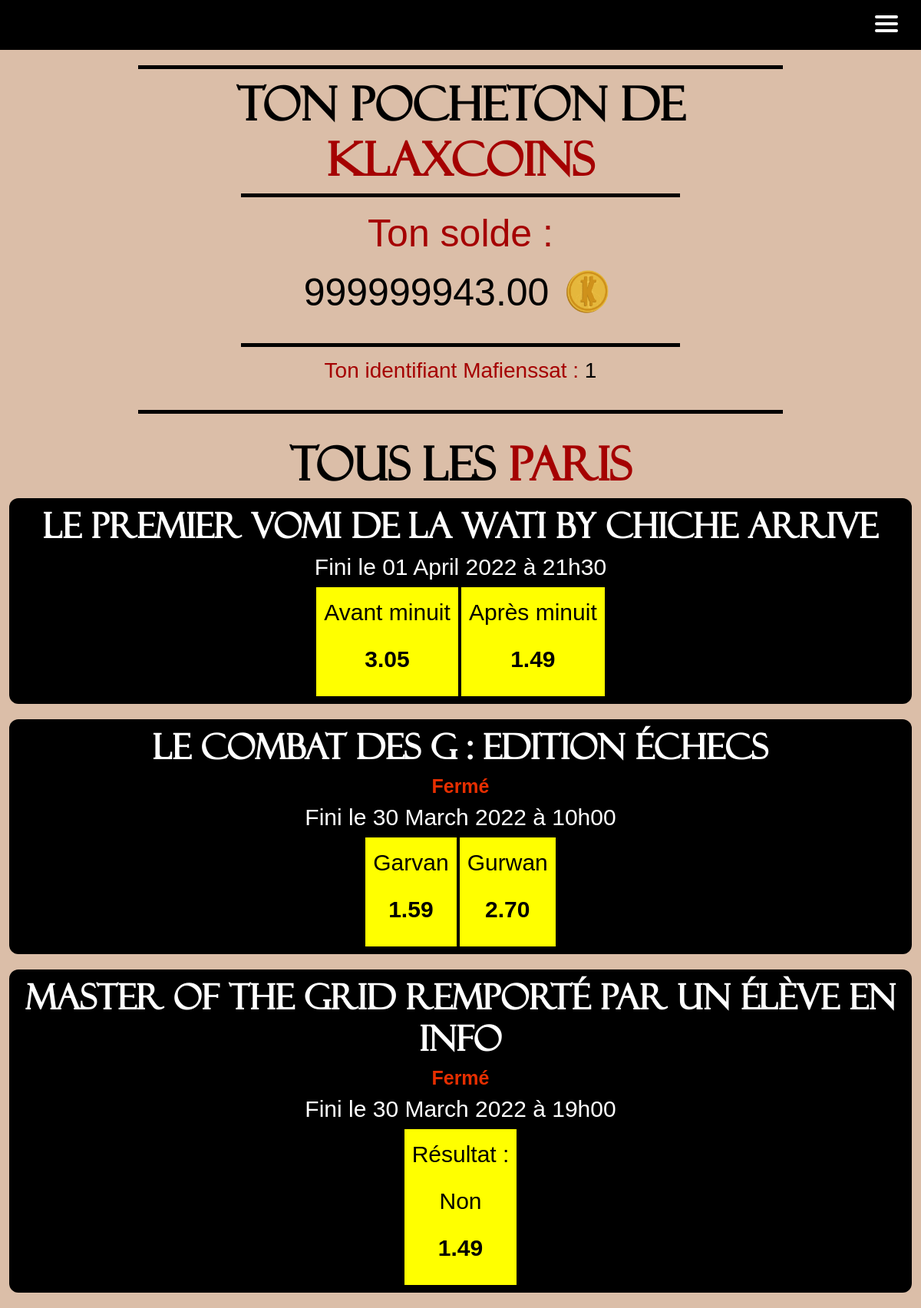
Screenshot of /home_betKlax/betKlax/ (signed in) with the database file from the repository.
### main_app/models.py (models this page shows)
class User(AbstractUser):
    id = models.AutoField(primary_key=True, unique=True)
    first_name = models.CharField(max_length=30)
    last_name = models.CharField(max_length=30)
    username = models.CharField(max_length=20, unique=True)
    email = models.EmailField(unique=True, default="@enssat.fr")
    SECTOR = (
        ('INFO', 'Informatique'),
        ('PHOT', 'Photonique'),
        ('SNUM', 'Systèmes numériques'),
        ('IMR', 'IMR')
    )
    sector = models.CharField(max_length=4, choices=SECTOR, blank=True, help_text='Donne moi ta filière bro')
    created = models.DateTimeField(auto_now_add=True)
    updated = models.DateTimeField(auto_now=True)
    klax_coins = models.DecimalField(max_digits=12, decimal_places=2, default=100.00)
    activate = models.BooleanField(default=False)
    from_list = models.BooleanField(default=False)
    USERNAME_FIELD = 'email'
    REQUIRED_FIELDS = ['username']

class Bets(models.Model):
    id = models.AutoField(primary_key=True, unique=True)
    bet_name = models.CharField(max_length=256, unique=True)
    win_rate = models.DecimalField(max_digits=4, decimal_places=2, default=2.00)
    win_vote = models.IntegerField(default=0)
    win_gains = models.DecimalField(max_digits=12, decimal_places=2, default=1.00)
    win_name = models.CharField(max_length=128, null=False, default="Oui")
    lose_rate = models.DecimalField(max_digits=4, decimal_places=2, default=2.00)
    lose_vote = models.IntegerField(default=0)
    lose_gains = models.DecimalField(max_digits=12, decimal_places=2, default=1.00)
    lose_name = models.CharField(max_length=128, null=False, default="Non")
    created = models.DateTimeField(auto_now_add=True)
    ended = models.DateTimeField(help_text='YYYY-MM-DD HH:MM:SS')
    visible = models.BooleanField(default=False)
    closed_bet = models.BooleanField(default=False)
    RESULT = (
        ('W', 'Win'),
        ('L', 'Lose')
    )
    result = models.CharField(max_length=1, choices=RESULT, blank=False)

### main_app/views.py (the view)
# urls.py: path("home_betKlax/betKlax/", views.betKlax, name="betKlax"),
def betKlax(request):
    try:
        bets_done = StoreBets.objects.filter(user_id_id=request.user.id, closed_bet=False)
        bet = []
        for b in bets_done:
            bet.append(b.bet_id_id)
        bets = Bets.objects.exclude(id__in=bet).order_by("-id")
        user = User.objects.get(pk=request.user.id)
    except User.DoesNotExist:
        bets = Bets.objects.all()
        user = None
    return render(request, 'bets/betKlax.html', {'bets': bets, 'user': user})

### templates/bets/betKlax.html (shortened to what this page needs)
{% extends 'main.html' %}
{% block content %}
{% load static %}
{% load bootstrap5 %}
{% bootstrap_css %}
{% include 'nav.html' %}
{% if user %}
    <div class="container-fluid" id="wallet">
        <h1>Ton pocheton de <span>Klaxcoins</span></h1>
          {% if user.klax_coins > 0 %}
              <div>
                  <p><span>Ton solde : </span>{{ user.klax_coins }} <img class="img-fluid" height="75" width="75" src="{% static 'klax_or.png' %}" alt=""/></p>
                  <p style="font-size: 28px;"><span>Ton identifiant Mafienssat : </span> {{user.id}} </p>
              </div>
          {% else %}
              <div>
                  <p><span>Time to soudoyer</span> car là tu n'as aucun <img class="img-fluid" height="75" width="75" src="{% static 'klax_or.png' %}" alt=""/> à parier</p>
              </div>
          {% endif %}
    </div>
{% endif %}
<div class="container-fluid" id="betklax-pages">
    <h1 style="text-align: center; margin-top:20px">Tous les <span>paris</span></h1>
    {% for bet in bets %}
        {% if bet.visible %}
            <div class="div-du-bet">
                <h3>{{ bet.bet_name }}</h3>
                {% if bet.closed_bet %}
                    <h4 style="color: #e62e00; font-weight: bold">Fermé</h4>
                {% endif %}
                <h5>Fini le {{bet.ended | date:"d"}} {{bet.ended  | date:"F"}} {{bet.ended  | date:"o"}} à {{bet.ended | date:"H"}}h{{bet.ended | date:"i"}}</h5>
                {% if request.user.is_authenticated and not bet.closed_bet and not bet.result %}
                    <a class="button_rate" href="{% url "makeBetW" bet.id %}" id="makeBetW{{ bet.id }}">
                        <p id="label">{{ bet.win_name }}</p>
                        <p id="rate">{{ bet.win_rate }}</p>
                    </a>
                    <a class="button_rate" href="{% url "makeBetL" bet.id %}" id="makeBetL{{ bet.id }}">
                        <p id="label">{{ bet.lose_name }}</p>
                        <p id="rate">{{ bet.lose_rate }}</p>
                    </a>
                {% elif bet.result %}
                    {% if bet.result == 'W' %}
                        <div class="button_rate">
                            <p id="label">Résultat :</p>
                            <p id="label">{{ bet.win_name }}</p>
                            <p id="rate">{{ bet.win_rate }}</p>
                        </div>
                    {% else %}
                        <div class="button_rate">
                            <p id="label">Résultat :</p>
                            <p id="label">{{ bet.lose_name }}</p>
                            <p id="rate">{{ bet.lose_rate }}</p>
                        </div>
                    {% endif %}
                {% else %}
                    <div class="button_rate">
                        <p id="label">{{ bet.win_name }}</p>
                        <p id="rate">{{ bet.win_rate }}</p>
                    </div>
                    <div class="button_rate">
                        <p id="label">{{ bet.lose_name }}</p>
                        <p id="rate">{{ bet.lose_rate }}</p>
                    </div>
                {% endif %}
            </div>
        {% endif %}
    {% endfor %}
</div>
{% endblock %}

### static/styles/style.css (style rules this page uses)
body { background-color: #dbbea8; color: black; }
* { cursor:url(https://i.ibb.co/2Whsx1h/klaxicon-5.png) 25 15, auto; }
#wallet { font-size: 60px; text-align: center; color: black; font-weight:normal; font-style:normal; padding-top: 10px; padding-bottom: 10px; margin: 20px auto 30px; width: 70%; border-top: 5px solid black; border-bottom: 5px solid black; }
#wallet h1 { font-size: 60px; text-align: center; font-family: 'Felixti', Arial, sans-serif; font-weight: bold; }
#wallet p { font-size: 50px; text-align: center; font-family: 'LinBiolinum', Arial, sans-serif; color: black; font-weight:normal; margin-bottom: 10px; font-style:normal; padding-top: 10px; padding-bottom: 10px; margin-left: auto; margin-right: auto; width: 70%; border-top: 5px solid black; }
#wallet span { color: rgb(165, 1, 1); }
#wallet img { margin-bottom: 10px; }
#betklax-pages { margin-top: 20px; }
#betklax-pages h1 { font-size: 60px; text-align: center; font-family: 'Felixti', Arial, sans-serif; font-weight: bold; }
#betklax-pages h3 { font-size: 45px; text-align: center; font-family: 'Felixti', Arial, sans-serif; font-weight: bold; }
#betklax-pages h4 { font-size: 25px; text-align: center; font-family: 'LinBiolinum', Arial, sans-serif; font-weight: bold; }
#betklax-pages h5 { font-size: 30px; text-align: center; font-family: 'LinBiolinum', Arial, sans-serif; }
#betklax-pages p { font-size: 30px; text-align: center; font-family: 'LinBiolinum', sans-serif; }
#betklax-pages span { color: rgb(165, 1, 1); }
.div-du-bet { text-align: center; background-color: black; padding: 10px; border-radius: 12px; justify-content: center; margin-bottom: 20px; color:white; }
.div-du-bet h3 { font-size: 25px; }
.div-du-bet h4 { font-size: 17px; }
.button_rate { display: inline-block; background-color: yellow; font-family: 'LinBiolinum', Arial, sans-serif; padding: 10px; color:#000; }
.button_rate #rate { font-family: 'LinBiolinum', Arial, sans-serif; font-weight: bold; color: #000!important; }
a, a:hover, a:focus, a:active { text-decoration: none; color: inherit; }

### rows the page displays
User: klax_coins "999999943.00", id "1"
Bets: bet_name "Le premier vomi de la Wati by Chiche arrive", ended "01", ended "April", ended "2022", ended "21", ended "30", win_name "Avant minuit", win_rate "3.05", lose_name "Après minuit", lose_rate "1.49"
Bets: bet_name "Le combat des G : Edition échecs", closed_bet "Fermé", ended "30", ended "March", ended "2022", ended "10", ended "00", win_name "Garvan", win_rate "1.59", lose_name "Gurwan", lose_rate "2.70"
Bets: bet_name "Master of the grid remporté par un élève en info", closed_bet "Fermé", ended "30", ended "March", ended "2022", ended "19", ended "00", lose_name "Non", lose_rate "1.49"
